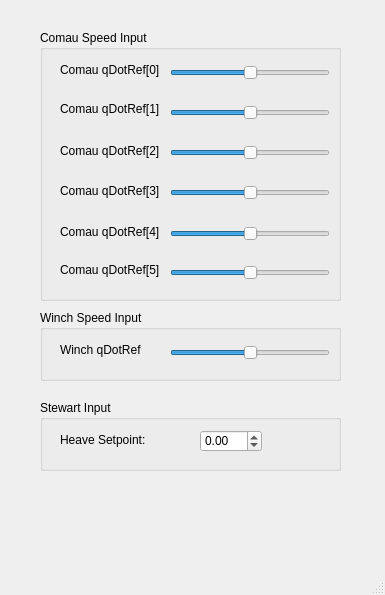
<?xml version="1.0" encoding="UTF-8"?>
<ui version="4.0">
 <class>MainWindow</class>
 <widget class="QMainWindow" name="MainWindow">
  <property name="geometry">
   <rect>
    <x>0</x>
    <y>0</y>
    <width>385</width>
    <height>595</height>
   </rect>
  </property>
  <property name="windowTitle">
   <string>MainWindow</string>
  </property>
  <widget class="QWidget" name="centralwidget">
   <widget class="QGroupBox" name="groupBox">
    <property name="geometry">
     <rect>
      <x>40</x>
      <y>30</y>
      <width>301</width>
      <height>271</height>
     </rect>
    </property>
    <property name="title">
     <string>Comau Speed Input</string>
    </property>
    <widget class="QLabel" name="label_6">
     <property name="geometry">
      <rect>
       <x>20</x>
       <y>230</y>
       <width>101</width>
       <height>20</height>
      </rect>
     </property>
     <property name="text">
      <string>Comau qDotRef[5]</string>
     </property>
    </widget>
    <widget class="QSlider" name="comau_u_4">
     <property name="geometry">
      <rect>
       <x>130</x>
       <y>193</y>
       <width>160</width>
       <height>22</height>
      </rect>
     </property>
     <property name="minimum">
      <number>-100</number>
     </property>
     <property name="maximum">
      <number>100</number>
     </property>
     <property name="singleStep">
      <number>0</number>
     </property>
     <property name="orientation">
      <enum>Qt::Horizontal</enum>
     </property>
    </widget>
    <widget class="QSlider" name="comau_u_5">
     <property name="geometry">
      <rect>
       <x>130</x>
       <y>232</y>
       <width>160</width>
       <height>22</height>
      </rect>
     </property>
     <property name="minimum">
      <number>-100</number>
     </property>
     <property name="maximum">
      <number>100</number>
     </property>
     <property name="singleStep">
      <number>0</number>
     </property>
     <property name="orientation">
      <enum>Qt::Horizontal</enum>
     </property>
    </widget>
    <widget class="QLabel" name="label_2">
     <property name="geometry">
      <rect>
       <x>20</x>
       <y>69</y>
       <width>101</width>
       <height>20</height>
      </rect>
     </property>
     <property name="text">
      <string>Comau qDotRef[1]</string>
     </property>
    </widget>
    <widget class="QLabel" name="label_4">
     <property name="geometry">
      <rect>
       <x>20</x>
       <y>151</y>
       <width>101</width>
       <height>20</height>
      </rect>
     </property>
     <property name="text">
      <string>Comau qDotRef[3]</string>
     </property>
    </widget>
    <widget class="QLabel" name="label_3">
     <property name="geometry">
      <rect>
       <x>20</x>
       <y>111</y>
       <width>101</width>
       <height>20</height>
      </rect>
     </property>
     <property name="text">
      <string>Comau qDotRef[2]</string>
     </property>
    </widget>
    <widget class="QLabel" name="label">
     <property name="geometry">
      <rect>
       <x>20</x>
       <y>30</y>
       <width>101</width>
       <height>20</height>
      </rect>
     </property>
     <property name="text">
      <string>Comau qDotRef[0]</string>
     </property>
    </widget>
    <widget class="QSlider" name="comau_u_1">
     <property name="geometry">
      <rect>
       <x>130</x>
       <y>72</y>
       <width>160</width>
       <height>22</height>
      </rect>
     </property>
     <property name="minimum">
      <number>-100</number>
     </property>
     <property name="maximum">
      <number>100</number>
     </property>
     <property name="singleStep">
      <number>0</number>
     </property>
     <property name="orientation">
      <enum>Qt::Horizontal</enum>
     </property>
    </widget>
    <widget class="QSlider" name="comau_u_3">
     <property name="geometry">
      <rect>
       <x>130</x>
       <y>152</y>
       <width>160</width>
       <height>22</height>
      </rect>
     </property>
     <property name="minimum">
      <number>-100</number>
     </property>
     <property name="maximum">
      <number>100</number>
     </property>
     <property name="singleStep">
      <number>0</number>
     </property>
     <property name="orientation">
      <enum>Qt::Horizontal</enum>
     </property>
    </widget>
    <widget class="QLabel" name="label_5">
     <property name="geometry">
      <rect>
       <x>20</x>
       <y>192</y>
       <width>101</width>
       <height>20</height>
      </rect>
     </property>
     <property name="text">
      <string>Comau qDotRef[4]</string>
     </property>
    </widget>
    <widget class="QSlider" name="comau_u_0">
     <property name="geometry">
      <rect>
       <x>130</x>
       <y>32</y>
       <width>160</width>
       <height>22</height>
      </rect>
     </property>
     <property name="minimum">
      <number>-100</number>
     </property>
     <property name="maximum">
      <number>100</number>
     </property>
     <property name="singleStep">
      <number>0</number>
     </property>
     <property name="orientation">
      <enum>Qt::Horizontal</enum>
     </property>
    </widget>
    <widget class="QSlider" name="comau_u_2">
     <property name="geometry">
      <rect>
       <x>130</x>
       <y>112</y>
       <width>160</width>
       <height>22</height>
      </rect>
     </property>
     <property name="minimum">
      <number>-100</number>
     </property>
     <property name="maximum">
      <number>100</number>
     </property>
     <property name="singleStep">
      <number>0</number>
     </property>
     <property name="orientation">
      <enum>Qt::Horizontal</enum>
     </property>
    </widget>
   </widget>
   <widget class="QGroupBox" name="groupBox_2">
    <property name="geometry">
     <rect>
      <x>40</x>
      <y>310</y>
      <width>301</width>
      <height>71</height>
     </rect>
    </property>
    <property name="title">
     <string>Winch Speed Input</string>
    </property>
    <widget class="QLabel" name="label_11">
     <property name="geometry">
      <rect>
       <x>20</x>
       <y>30</y>
       <width>101</width>
       <height>20</height>
      </rect>
     </property>
     <property name="text">
      <string>Winch qDotRef</string>
     </property>
    </widget>
    <widget class="QSlider" name="winch_u">
     <property name="geometry">
      <rect>
       <x>130</x>
       <y>32</y>
       <width>160</width>
       <height>22</height>
      </rect>
     </property>
     <property name="minimum">
      <number>-100</number>
     </property>
     <property name="maximum">
      <number>100</number>
     </property>
     <property name="singleStep">
      <number>0</number>
     </property>
     <property name="orientation">
      <enum>Qt::Horizontal</enum>
     </property>
    </widget>
   </widget>
   <widget class="QGroupBox" name="groupBox_3">
    <property name="geometry">
     <rect>
      <x>40</x>
      <y>400</y>
      <width>301</width>
      <height>71</height>
     </rect>
    </property>
    <property name="title">
     <string>Stewart Input</string>
    </property>
    <widget class="QLabel" name="label_12">
     <property name="geometry">
      <rect>
       <x>20</x>
       <y>30</y>
       <width>101</width>
       <height>20</height>
      </rect>
     </property>
     <property name="text">
      <string>Heave Setpoint:</string>
     </property>
    </widget>
    <widget class="QDoubleSpinBox" name="em1500_heavePos">
     <property name="geometry">
      <rect>
       <x>160</x>
       <y>30</y>
       <width>62</width>
       <height>22</height>
      </rect>
     </property>
     <property name="minimum">
      <double>-0.200000000000000</double>
     </property>
     <property name="maximum">
      <double>0.200000000000000</double>
     </property>
     <property name="singleStep">
      <double>0.010000000000000</double>
     </property>
    </widget>
   </widget>
  </widget>
  <widget class="QMenuBar" name="menubar">
   <property name="geometry">
    <rect>
     <x>0</x>
     <y>0</y>
     <width>385</width>
     <height>21</height>
    </rect>
   </property>
  </widget>
  <widget class="QStatusBar" name="statusbar"/>
 </widget>
 <resources/>
 <connections/>
</ui>
